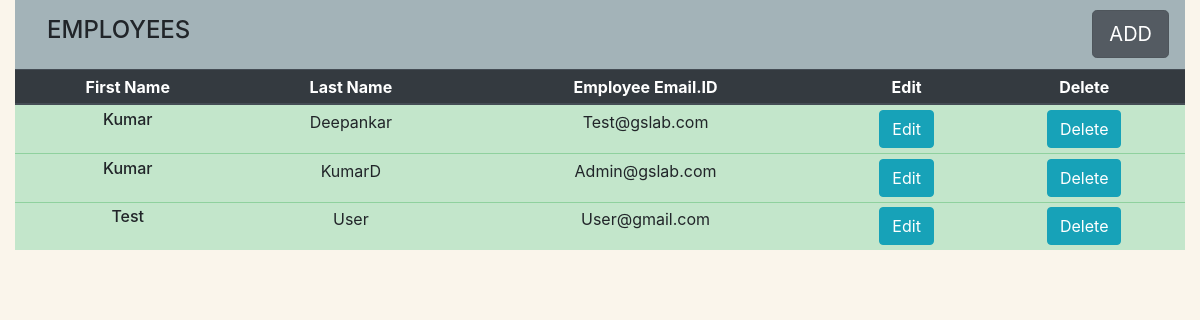
The page /employee on the database as committed earlier.
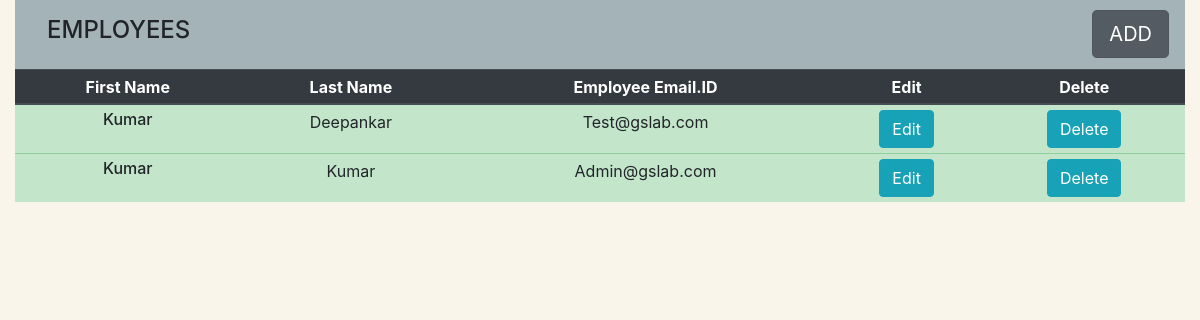
The same page on the database as committed later.
### app.py (models this page shows, shortened)
class Employees(db.Model):
    id = db.Column(db.Integer, primary_key=True, autoincrement=True)
    first_name = db.Column(db.String(200), nullable=False)
    last_name = db.Column(db.String(200), nullable=False)
    email = db.Column(db.String(200), nullable=False, unique=True)
    datecreated = db.Column(db.DateTime())

### app.py (the view)
@app.route('/employee', methods=['GET'])
@auth.login_required
def home_page():
    if request.method == 'GET':
        import json
        emps = Employees.query.all()
        return render_template("home.html", emps=emps)

### templates/home.html (shortened to what this page needs)
<!DOCTYPE html>
<html lang="en">
<head>
    <link rel="stylesheet" href="https://maxcdn.bootstrapcdn.com/bootstrap/4.3.1/css/bootstrap.min.css">
</head>
<div class="container-fluid bg-3 text-center">
    <nav class="navbar navbar-light" style="background-color: #a3b3b8;">
        <a class="navbar navbar-light"><h4>EMPLOYEES</h4></a>
        <a href="employee/add_employee" class="btn btn-secondary btn-lg active" role="button" aria-pressed="true">ADD</a>
    </nav>
    <table class="table table-sm">
        <thead class="thead-dark">
        <tr>
            <th scope="col">First Name</th>
            <th scope="col">Last Name</th>
            <th scope="col">Employee Email.ID</th>
            <th scope="col">Edit</th>
            <th scope="col">Delete</th>
        </tr>
        </thead>
        <tbody id="maintable">
        {% for i in emps %}
        <tr class="table-success">
            <td><h6>{{i.first_name}}</h6></td>
            <td>{{i.last_name}}</td>
            <td>{{i.email}}</td>
            <td>
                <a href="/employee/edit_employee/{{i.id}}" class="btn btn-info" role="button">Edit</a>
            </td>
            <td>
                <a href="/employee/delete_employee/{{i.id}}" class="btn btn-info" role="button">Delete</a>
            </td>
        </tr>
        {% endfor %}
        </tbody>
    </table>
</div>
<br><br>
</html>

Rows that differ between the two databases and show on the page:
removed Employees: first_name "Test", last_name "User", email "User@gmail.com"
changed Employees "Admin@gslab.com": last_name "KumarD" → "Kumar"
